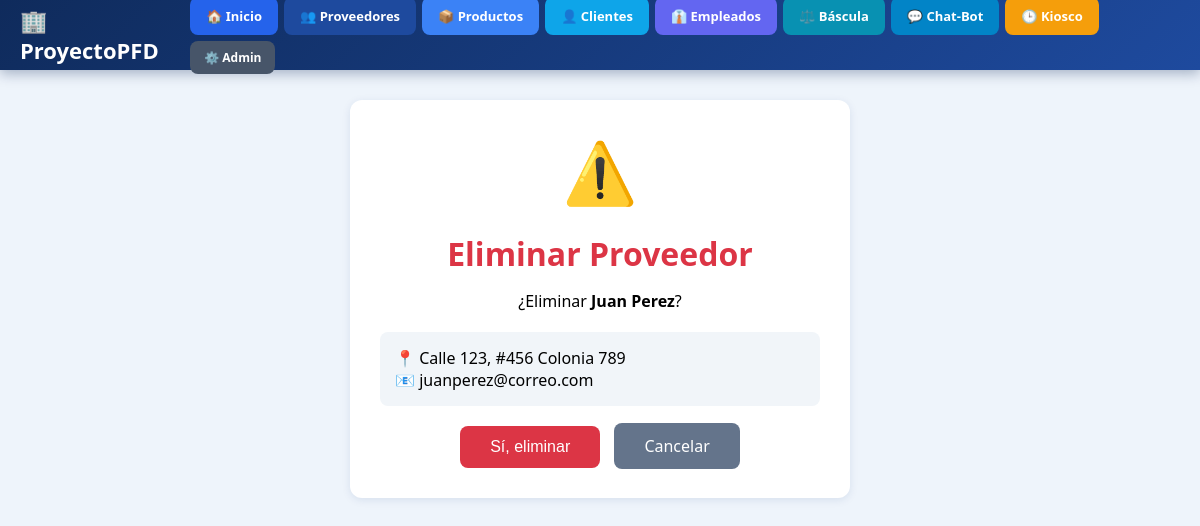
/proveedores/eliminar/1/, run on the app's committed database.
### Proveedores/models.py (models this page shows, shortened)
class Proveedor(models.Model):
    nombre = models.CharField(max_length=100, verbose_name="Nombre")
    rfc = models.CharField(max_length=13, blank=True, null=True, verbose_name="RFC")
    direccion = models.TextField(verbose_name="Dirección")
    email = models.EmailField(max_length=100, blank=True, null=True, verbose_name="Email")
    activo = models.BooleanField(default=True, verbose_name="Activo")
    fecha_registro = models.DateTimeField(auto_now_add=True)
    class Meta:
        verbose_name = "Proveedor"
        verbose_name_plural = "Proveedores"
        ordering = ['nombre']

### Proveedores/views.py (the view)
# urls.py: path('eliminar/<int:id>/', views.eliminar_proveedor, name='eliminar_proveedor'),
def eliminar_proveedor(request, id):
    proveedor = get_object_or_404(Proveedor, id=id)
    if request.method == 'POST':
        proveedor.delete()
        return redirect('lista_proveedores')
    return render(request, 'Proveedores/eliminar.html', {'proveedor': proveedor})

### Proveedores/templates/Proveedores/eliminar.html (shortened to what this page needs)
{% extends 'base.html' %}
{% block contenido %}
<div class="card">
    <div class="icono">⚠️</div>
    <h1>Eliminar Proveedor</h1>
    <p>¿Eliminar <strong>{{ proveedor.nombre }}</strong>?</p>
    <div class="info">📍 {{ proveedor.direccion }}<br>📧 {{ proveedor.email }}</div>
    <form method="post">
        <button type="submit" class="btn-del">Sí, eliminar</button>
        <a href="{% url 'lista_proveedores' %}" class="btn-cancel">Cancelar</a>
    </form>
</div>
{% endblock %}

### templates/base.html (style rules this page uses)
* { margin: 0; padding: 0; box-sizing: border-box; }
body { font-family: 'Segoe UI', Arial, sans-serif; background: #eef4fb; min-height: 100vh; }

### Proveedores/templates/Proveedores/eliminar.html (style rules this page uses)
.card { background: white; padding: 30px; border-radius: 12px; max-width: 500px; margin: auto; text-align: center; box-shadow: 0 2px 8px rgba(0,50,120,0.1); }
.icono { font-size: 60px; margin-bottom: 20px; }
h1 { color: #dc3545; margin-bottom: 15px; }
.info { background: #f1f5f9; padding: 15px; border-radius: 8px; margin: 20px 0; text-align: left; }
.btn-del { background: #dc3545; color: white; padding: 12px 30px; border: none; border-radius: 8px; font-size: 16px; cursor: pointer; }
.btn-cancel { background: #64748b; color: white; padding: 12px 30px; border-radius: 8px; text-decoration: none; margin-left: 10px; }

### data on the page
Proveedor: nombre "Juan Perez", direccion "Calle 123, #456 Colonia 789", email "juanperez@correo.com"
